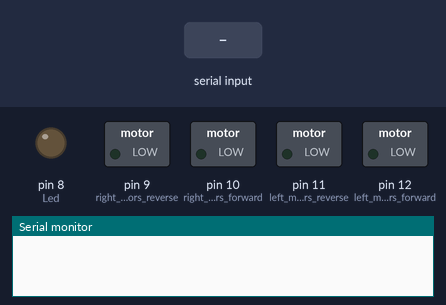
The sketch below on a simulated Arduino Uno, built with avr-gcc and run on an emulated ATmega328P. Shown: switched loads named in the sketch (green lamp = pin HIGH), output pins drawn as LEDs (lit = HIGH), the last lines printed to the serial monitor. The test bench sets the inputs (shaded band).

Above: at 1.2 s.
1.3 s: "F" received over Serial
At 2.0 s:
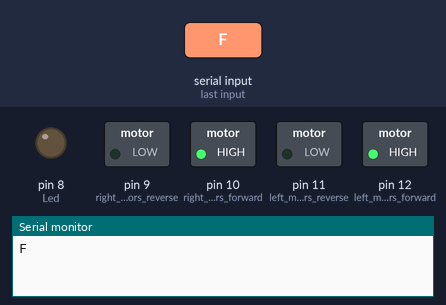
2.9 s: "G" received over Serial
At 4.2 s:
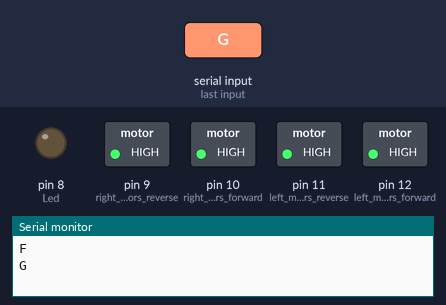
4.5 s: "W" received over Serial
At 5.6 s:
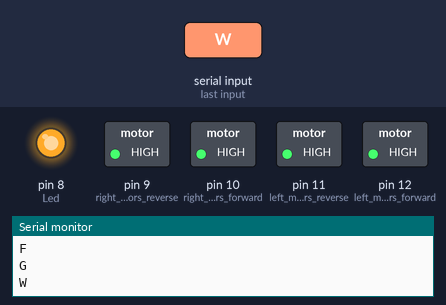
6.0 s: "S" received over Serial
At 6.7 s:
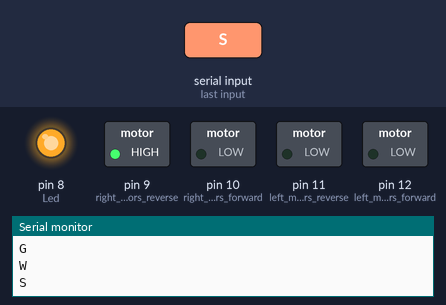
7.5 s: "L" received over Serial
At 7.9 s:
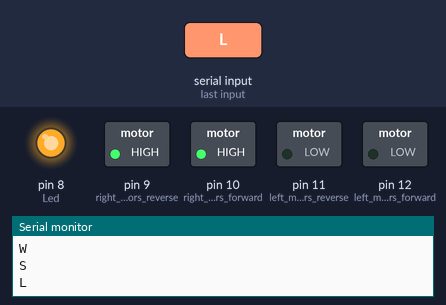
9.0 s: "R" received over Serial
At 10.2 s:
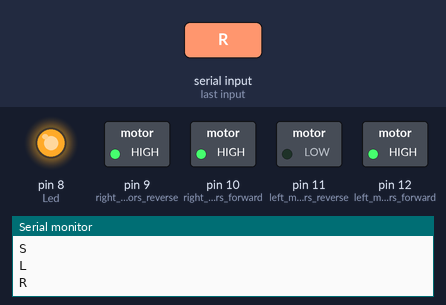
Timing chart, 0 to 11.5 s (numbered marks = the images above; inputs shaded):
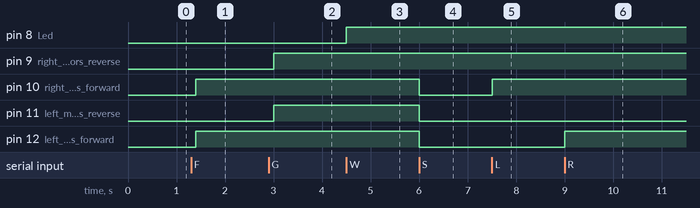

Measured:
- after the input at 1.3 s, pin 10 (right_motors_forward), pin 12 (left_motors_forward): LOW → HIGH after 0.10 s
- after the input at 2.9 s, pin 9 (right_motors_reverse), pin 11 (left_motors_reverse): LOW → HIGH after 0.10 s
- after the input at 4.5 s, pin 8 (Led): LOW → HIGH at once
- after the input at 6.0 s, pin 10 (right_motors_forward), pin 11 (left_motors_reverse), pin 12 (left_motors_forward): HIGH → LOW at once
- after the input at 7.5 s, pin 10 (right_motors_forward): LOW → HIGH at once
- after the input at 9.0 s, pin 12 (left_motors_forward): LOW → HIGH at once

The sketch:

Arduino_Butooth_Card.ino
```cpp
char t;

void setup() {
pinMode(12,OUTPUT); //left motors forward
pinMode(11,OUTPUT); //left motors reverse
pinMode(10,OUTPUT); //right motors forward
pinMode(9,OUTPUT); //right motors reverse
pinMode(8,OUTPUT); //Led
Serial.begin(9600);

}

void loop() {
if(Serial.available()){
t = Serial.read();
Serial.println(t);
}

if(t == 'F'){ //move forward(all motors rotate in forward direction)
digitalWrite(12,HIGH);
digitalWrite(10,HIGH);
}

else if(t == 'G'){ //move reverse (all motors rotate in reverse direction)
digitalWrite(11,HIGH);
digitalWrite(9,HIGH);
}

else if(t == 'L'){ //turn right (left side motors rotate in forward direction, right side motors doesn't rotate)
digitalWrite(10,HIGH);
}

else if(t == 'R'){ //turn left (right side motors rotate in forward direction, left side motors doesn't rotate)
digitalWrite(12,HIGH);
}

else if(t == 'W'){ //turn led on or off)
digitalWrite(8,HIGH);
}
else if(t == 'w'){
digitalWrite(8,LOW);
}

else if(t == 'S'){ //STOP (all motors stop)
digitalWrite(12,LOW);
digitalWrite(11,LOW);
digitalWrite(10,LOW);
digitalWrite(921,LOW);
}
delay(100);
}
```
